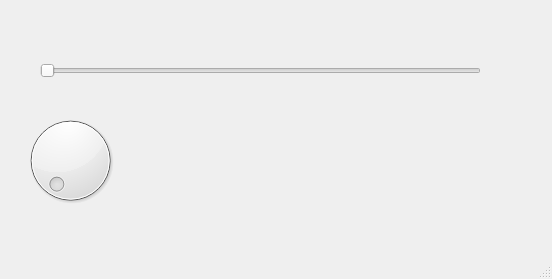
<?xml version="1.0" encoding="UTF-8"?>
<ui version="4.0">
 <class>MainWindow</class>
 <widget class="QMainWindow" name="MainWindow">
  <property name="geometry">
   <rect>
    <x>0</x>
    <y>0</y>
    <width>552</width>
    <height>279</height>
   </rect>
  </property>
  <property name="windowTitle">
   <string>MainWindow</string>
  </property>
  <widget class="QWidget" name="centralwidget">
   <widget class="QDial" name="dial">
    <property name="geometry">
     <rect>
      <x>20</x>
      <y>110</y>
      <width>101</width>
      <height>101</height>
     </rect>
    </property>
   </widget>
   <widget class="QSlider" name="horizontalSlider">
    <property name="geometry">
     <rect>
      <x>40</x>
      <y>50</y>
      <width>441</width>
      <height>41</height>
     </rect>
    </property>
    <property name="orientation">
     <enum>Qt::Horizontal</enum>
    </property>
   </widget>
  </widget>
  <widget class="QStatusBar" name="statusbar"/>
  <widget class="QMenuBar" name="menubar">
   <property name="geometry">
    <rect>
     <x>0</x>
     <y>0</y>
     <width>552</width>
     <height>25</height>
    </rect>
   </property>
  </widget>
 </widget>
 <resources/>
 <connections>
  <connection>
   <sender>horizontalSlider</sender>
   <signal>valueChanged(int)</signal>
   <receiver>dial</receiver>
   <slot>setValue(int)</slot>
   <hints>
    <hint type="sourcelabel">
     <x>67</x>
     <y>100</y>
    </hint>
    <hint type="destinationlabel">
     <x>69</x>
     <y>148</y>
    </hint>
   </hints>
  </connection>
 </connections>
</ui>
